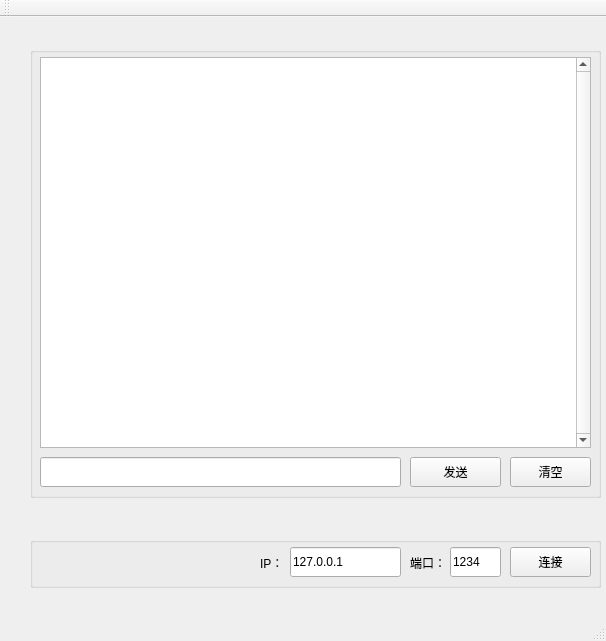
<?xml version="1.0" encoding="UTF-8"?>
<ui version="4.0">
 <class>tcp_Client</class>
 <widget class="QMainWindow" name="tcp_Client">
  <property name="geometry">
   <rect>
    <x>0</x>
    <y>0</y>
    <width>606</width>
    <height>641</height>
   </rect>
  </property>
  <property name="windowTitle">
   <string>tcp_Client</string>
  </property>
  <widget class="QWidget" name="centralWidget">
   <widget class="QGroupBox" name="groupBox">
    <property name="geometry">
     <rect>
      <x>30</x>
      <y>520</y>
      <width>571</width>
      <height>51</height>
     </rect>
    </property>
    <property name="title">
     <string/>
    </property>
    <widget class="QLabel" name="label">
     <property name="geometry">
      <rect>
       <x>230</x>
       <y>10</y>
       <width>31</width>
       <height>31</height>
      </rect>
     </property>
     <property name="text">
      <string>IP：</string>
     </property>
    </widget>
    <widget class="QPushButton" name="btnConnect">
     <property name="geometry">
      <rect>
       <x>480</x>
       <y>10</y>
       <width>81</width>
       <height>30</height>
      </rect>
     </property>
     <property name="cursor">
      <cursorShape>PointingHandCursor</cursorShape>
     </property>
     <property name="text">
      <string>连接</string>
     </property>
    </widget>
    <widget class="QLineEdit" name="txtIP">
     <property name="geometry">
      <rect>
       <x>260</x>
       <y>10</y>
       <width>111</width>
       <height>30</height>
      </rect>
     </property>
     <property name="text">
      <string>127.0.0.1</string>
     </property>
    </widget>
    <widget class="QLineEdit" name="txtPort">
     <property name="geometry">
      <rect>
       <x>420</x>
       <y>10</y>
       <width>51</width>
       <height>30</height>
      </rect>
     </property>
     <property name="text">
      <string>1234</string>
     </property>
    </widget>
    <widget class="QLabel" name="label_2">
     <property name="geometry">
      <rect>
       <x>380</x>
       <y>10</y>
       <width>31</width>
       <height>31</height>
      </rect>
     </property>
     <property name="text">
      <string>端口：</string>
     </property>
    </widget>
   </widget>
   <widget class="QGroupBox" name="groupBox_2">
    <property name="geometry">
     <rect>
      <x>30</x>
      <y>30</y>
      <width>571</width>
      <height>451</height>
     </rect>
    </property>
    <property name="title">
     <string/>
    </property>
    <widget class="QTextEdit" name="txtReceive">
     <property name="geometry">
      <rect>
       <x>10</x>
       <y>10</y>
       <width>551</width>
       <height>391</height>
      </rect>
     </property>
     <property name="styleSheet">
      <string notr="true"/>
     </property>
     <property name="verticalScrollBarPolicy">
      <enum>Qt::ScrollBarAlwaysOn</enum>
     </property>
    </widget>
    <widget class="QPushButton" name="btnSend">
     <property name="geometry">
      <rect>
       <x>380</x>
       <y>410</y>
       <width>91</width>
       <height>30</height>
      </rect>
     </property>
     <property name="cursor">
      <cursorShape>PointingHandCursor</cursorShape>
     </property>
     <property name="text">
      <string>发送</string>
     </property>
    </widget>
    <widget class="QLineEdit" name="txtSend">
     <property name="geometry">
      <rect>
       <x>10</x>
       <y>410</y>
       <width>361</width>
       <height>30</height>
      </rect>
     </property>
    </widget>
    <widget class="QPushButton" name="btnClear">
     <property name="geometry">
      <rect>
       <x>480</x>
       <y>410</y>
       <width>81</width>
       <height>30</height>
      </rect>
     </property>
     <property name="cursor">
      <cursorShape>PointingHandCursor</cursorShape>
     </property>
     <property name="text">
      <string>清空</string>
     </property>
    </widget>
   </widget>
  </widget>
  <widget class="QToolBar" name="mainToolBar">
   <attribute name="toolBarArea">
    <enum>TopToolBarArea</enum>
   </attribute>
   <attribute name="toolBarBreak">
    <bool>false</bool>
   </attribute>
  </widget>
  <widget class="QStatusBar" name="statusBar"/>
 </widget>
 <layoutdefault spacing="6" margin="11"/>
 <resources/>
 <connections/>
</ui>
